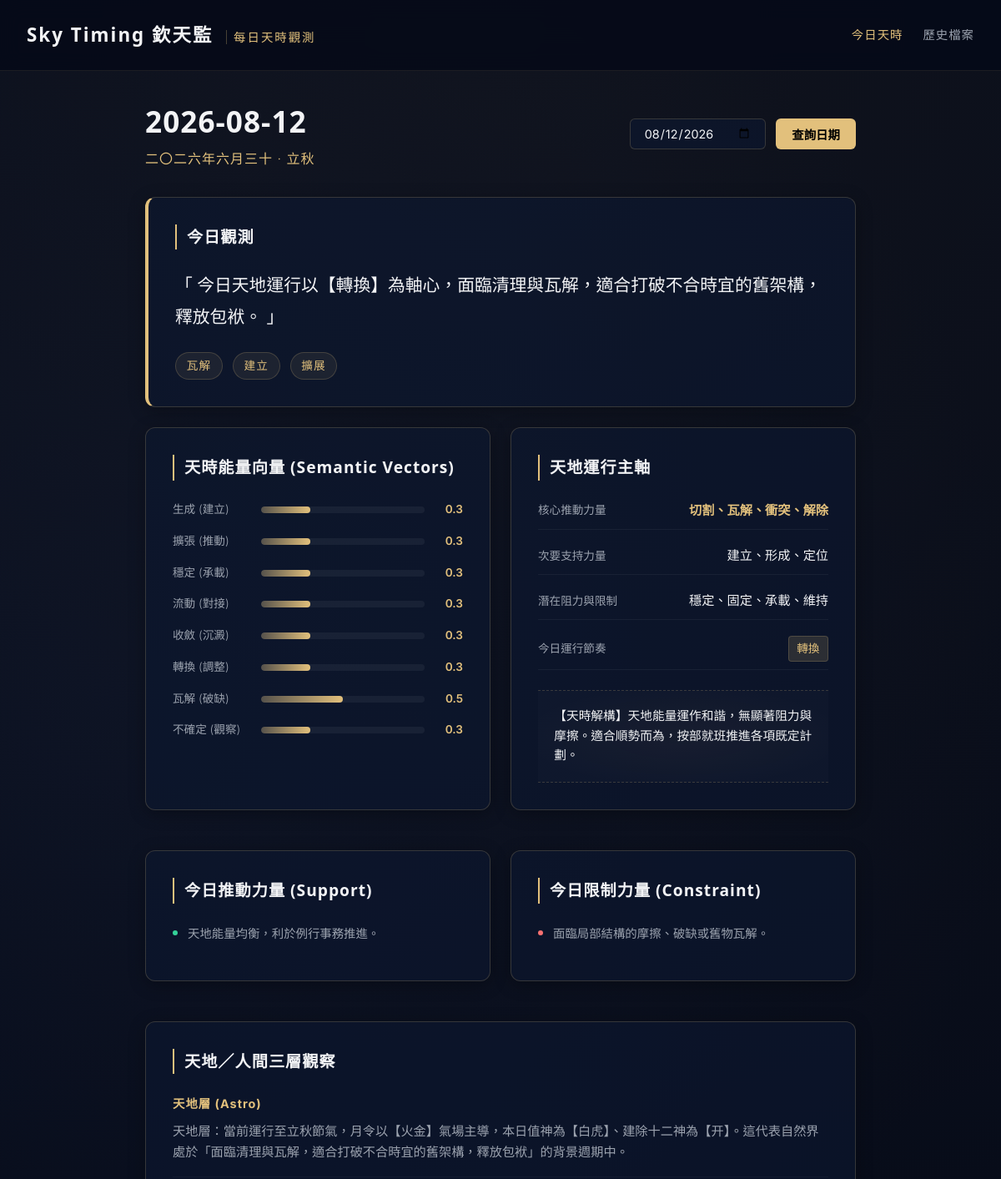
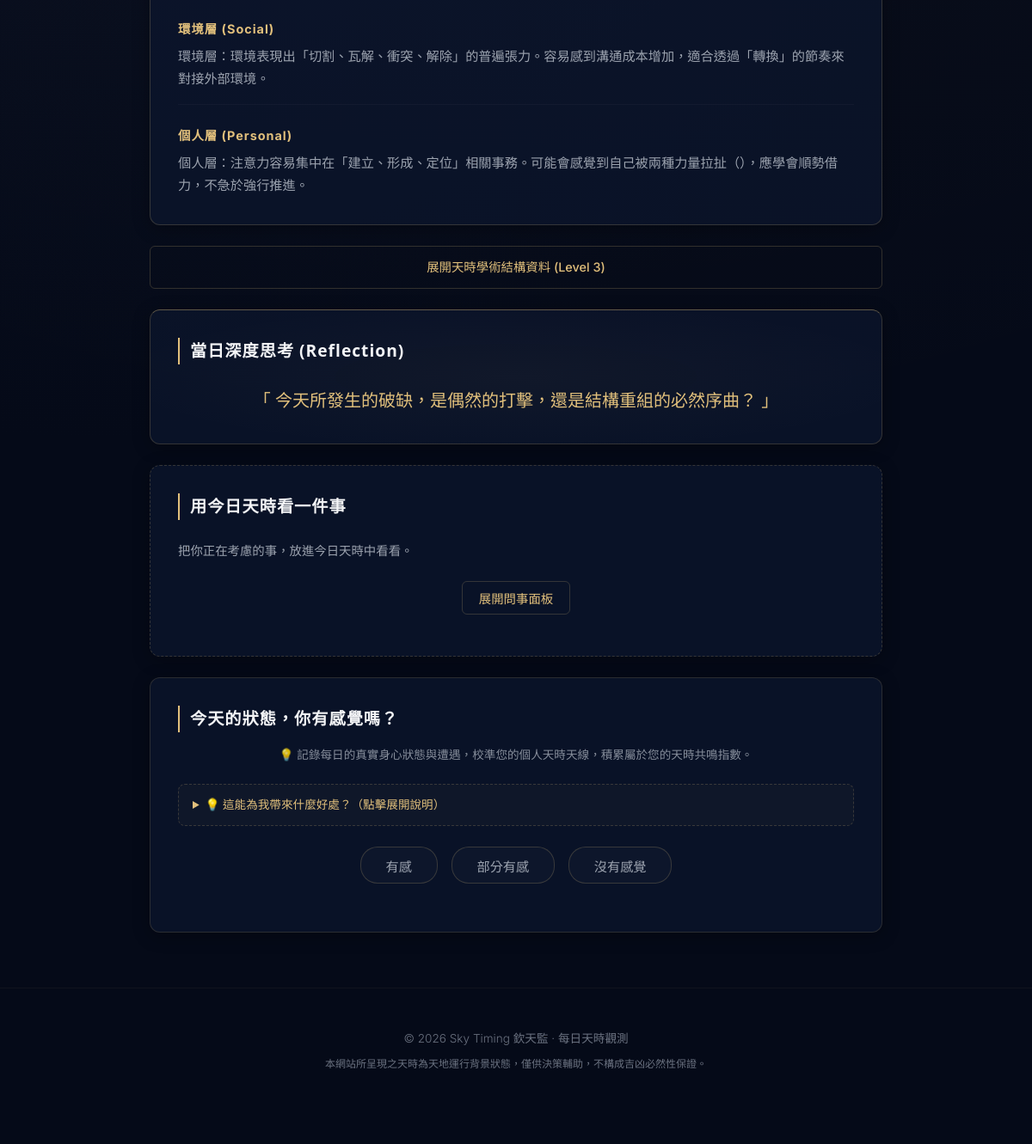
The page / on the database its author committed (2 pictures, top to bottom).
### tables this page shows
CREATE TABLE daily_states (
            id INTEGER PRIMARY KEY AUTOINCREMENT,
            date TEXT NOT NULL,
            timezone TEXT NOT NULL,
            city TEXT NOT NULL,
            raw_timing_data TEXT NOT NULL,
            semantic_vectors TEXT NOT NULL,
            primary_force TEXT NOT NULL,
            secondary_force TEXT NOT NULL,
            constraint_force TEXT NOT NULL,
            daily_rhythm TEXT NOT NULL,
            daily_summary TEXT NOT NULL,
            reflection_question TEXT NOT NULL,
            created_at TEXT NOT NULL,
            UNIQUE(date, timezone, city)
        );

### app.py (the view)
@app.get("/", response_class=HTMLResponse)
def read_today(request: Request):
    taipei_now = datetime.utcnow() + timedelta(hours=8)
    date_str = taipei_now.strftime("%Y-%m-%d")
    state = get_or_create_state(date_str)
    return templates.TemplateResponse(request=request, name="today.html", context={"request": request, "state": state})

### templates/today.html (shortened to what this page needs)
<!DOCTYPE html>
<html lang="zh-TW">
<head>
    <link rel="stylesheet" href="/static/style.css">
</head>
<body>
    <header class="app-header">
        <div class="logo">Sky Timing 欽天監 <span>每日天時觀測</span></div>
        <nav class="app-nav">
            <a href="/" class="active">今日天時</a>
            <a href="/archive">歷史檔案</a>
        </nav>
    </header>
    <main class="container">
        <section class="date-selector-section">
            <div class="current-date-info">
                <h1>{{ state.date }}</h1>
                <p class="lunar-calendar-text">{{ state.raw_timing_data.lunar_date }} · {{ state.raw_timing_data.solar_term }}</p>
            </div>
            <div class="selector-controls">
                <input type="date" id="dateQuery" value="{{ state.date }}">
                <button onclick="queryDate()" class="btn-gold">查詢日期</button>
            </div>
        </section>
        <section class="card one-liner-card">
            <h2>今日觀測</h2>
            <p class="one-liner-text">「 {{ state.content.one_liner }} 」</p>
            <div class="keywords-row">
                {% for kw in state.content.keywords %}
                <span class="keyword-tag">{{ kw }}</span>
                {% endfor %}
            </div>
        </section>
        <section class="grid-2">
            <div class="card">
                <h2>天時能量向量 (Semantic Vectors)</h2>
                <div class="vector-chart">
                    {% for name, val in state.formatted_vectors.items() %}
                    <div class="vector-bar-row">
                        <span class="vector-label">{{ name }}</span>
                        <div class="bar-container">
                            <div class="bar-fill" style="width: {{ val * 100 }}%"></div>
                        </div>
                        <span class="vector-value">{{ val }}</span>
                    </div>
                    {% endfor %}
                </div>
            </div>
            <div class="card">
                <h2>天地運行主軸</h2>
                <div class="forces-info">
                    <div class="force-item">
                        <span class="force-title">核心推動力量</span>
                        <span class="force-val gold-text">{{ state.primary_force }}</span>
                    </div>
                    <div class="force-item">
                        <span class="force-title">次要支持力量</span>
                        <span class="force-val">{{ state.secondary_force }}</span>
                    </div>
                    <div class="force-item">
                        <span class="force-title">潛在阻力與限制</span>
                        <span class="force-val">{{ state.constraint_force }}</span>
                    </div>
                    <div class="force-item">
                        <span class="force-title">今日運行節奏</span>
                        <span class="force-val rhythm-badge">{{ state.daily_rhythm }}</span>
                    </div>
                </div>
                {% if state.content.synthesis %}
                <div class="synthesis-block">
                    <p class="synthesis-text">{{ state.content.synthesis }}</p>
                </div>
                {% endif %}
            </div>
        </section>
        <section class="grid-2">
            <div class="card support-card">
                <h2>今日推動力量 (Support)</h2>
                <ul class="clean-list">
                    {% for p in state.content.support_points %}
                    <li><span class="dot-green"></span> {{ p }}</li>
                    {% endfor %}
                </ul>
            </div>
            <div class="card constraint-card">
                <h2>今日限制力量 (Constraint)</h2>
                <ul class="clean-list">
                    {% for p in state.content.risk_points %}
                    <li><span class="dot-red"></span> {{ p }}</li>
                    {% endfor %}
                </ul>
            </div>
        </section>
        <section class="card">
            <h2>天地／人間三層觀察</h2>
            <div class="observation-tiers">
                <div class="tier-block">
                    <h3>天地層 (Astro)</h3>
                    <p>{{ state.content.tian_obs }}</p>
                </div>
                <div class="tier-block">
                    <h3>環境層 (Social)</h3>
                    <p>{{ state.content.group_obs }}</p>
                </div>
                <div class="tier-block">
                    <h3>個人層 (Personal)</h3>
                    <p>{{ state.content.person_obs }}</p>
                </div>
            </div>
        </section>
        <details class="astro-details-fold">
            <summary class="btn-outline fold-summary">展開天時學術結構資料 (Level 3)</summary>
        </details>
        <section class="card question-card">
            <h2>當日深度思考 (Reflection)</h2>
            <p class="question-text">「 {{ state.reflection_question }} 」</p>
        </section>
        <section class="card ask-section">
            <h2>用今日天時看一件事</h2>
            <p class="section-desc">把你正在考慮的事，放進今日天時中看看。</p>
            <div class="ask-trigger-container">
                <button onclick="toggleAskForm()" class="btn-outline">展開問事面板</button>
            </div>
        </section>
        <section class="card feedback-section">
            <h2>今天的狀態，你有感覺嗎？</h2>
            <p class="feedback-subtitle">💡 記錄每日的真實身心狀態與遭遇，校準您的個人天時天線，積累屬於您的天時共鳴指數。</p>
            <details class="feedback-guide">
                <summary>💡 這能為我帶來什麼好處？（點擊展開說明）</summary>
            </details>
            <div class="feedback-buttons">
                <button type="button" class="btn-feedback" id="btn-resonant" onclick="selectReaction('resonant')">有感</button>
                <button type="button" class="btn-feedback" id="btn-partial" onclick="selectReaction('partial')">部分有感</button>
                <button type="button" class="btn-feedback" id="btn-not_resonant" onclick="selectReaction('not_resonant')">沒有感覺</button>
            </div>
        </section>
    </main>
    <footer class="app-footer">
        <p>© 2026 Sky Timing 欽天監 · 每日天時觀測</p>
        <p class="footer-notice">本網站所呈現之天時為天地運行背景狀態，僅供決策輔助，不構成吉凶必然性保證。</p>
    </footer>
</body>
</html>

### rows shown on the page
daily_states: date "2026-08-12", date "08/12/2026", primary_force "切割、瓦解、衝突、解除", secondary_force "建立、形成、定位", constraint_force "穩定、固定、承載、維持", daily_rhythm "轉換", reflection_question "今天所發生的破缺，是偶然的打擊，還是結構重組的必然序曲？"

### other values the page prints
{{ state.raw_timing_data.lunar_date }} "二〇二六年六月三十"
{{ state.raw_timing_data.solar_term }} "立秋"
{{ state.content.one_liner }} "今日天地運行以【轉換】為軸心，面臨清理與瓦解，適合打破不合時宜的舊架構，釋放包袱。"
{{ kw }} "瓦解" "建立" "擴展"
{{ name }} "生成 (建立)" "擴張 (推動)" "穩定 (承載)" "流動 (對接)" "收斂 (沉澱)" "轉換 (調整)" "瓦解 (破缺)" "不確定 (觀察)"
{{ val }} "0.3" "0.3" "0.3" "0.3" "0.3" "0.3" "0.5" "0.3"
{{ state.content.synthesis }} "【天時解構】天地能量運作和諧，無顯著阻力與摩擦。適合順勢而為，按部就班推進各項既定計劃。"
{{ p }} "天地能量均衡，利於例行事務推進。"
{{ p }} "面臨局部結構的摩擦、破缺或舊物瓦解。"
{{ state.content.tian_obs }} "天地層：當前運行至立秋節氣，月令以【火金】氣場主導，本日值神為【白虎】、建除十二神為【开】。這代表自然界處於「面臨清理與瓦解，適合打破不合時宜的舊架構，釋放包袱」的背景週期中。"
{{ state.content.group_obs }} "環境層：環境表現出「切割、瓦解、衝突、解除」的普遍張力。容易感到溝通成本增加，適合透過「轉換」的節奏來對接外部環境。"
{{ state.content.person_obs }} "個人層：注意力容易集中在「建立、形成、定位」相關事務。可能會感覺到自己被兩種力量拉扯（），應學會順勢借力，不急於強行推進。"
